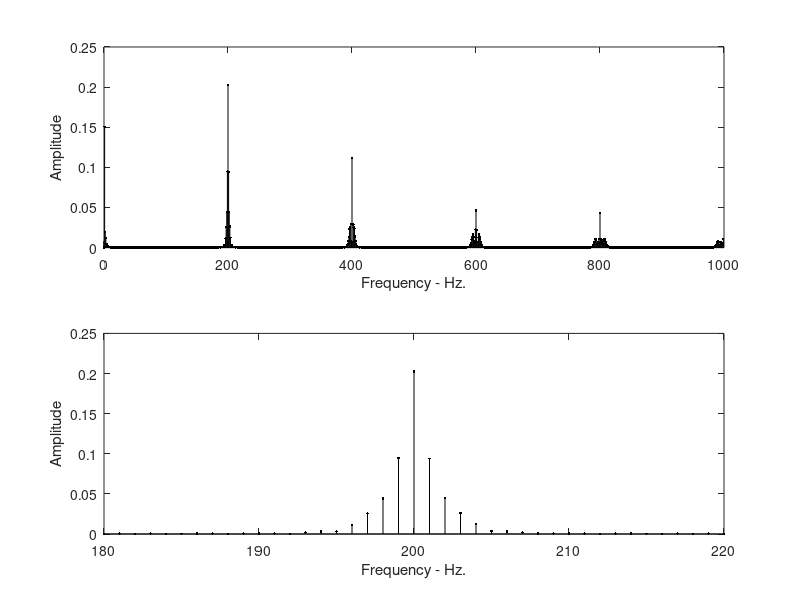

The MATLAB script that drew this image:
%File: c4ce5.m
clear all; %be safe
N = 20000; %FFT size
N_samp = 200; %200 samples per period
f = 1; %frequency
beta = 0.7; %modulation index
period = N/N_samp; %sample period (Ts)
Max_width = beta*N/N_samp; %maximum width
y = zeros(1,N); %initialize
for n=1:N_samp
x = sin(2*pi*f*(n-1)/N_samp);
width = (period/2)+round((Max_width/2)*x);
for k=1:Max_width
nn = (n-1)*period+k;
if k<width
y(nn) = 1; %pulse amplitude
end
end
end
ymm = y-mean(y); %remove mean
z = (1/N)*fft(ymm,N); %compute FFT
subplot(211)
stem(0:999,abs(z(1:1000)),'.k')
xlabel('Frequency - Hz.')
ylabel('Amplitude')
subplot(212)
stem(180:220,abs(z(181:221)),'.k')
xlabel('Frequency - Hz.')
ylabel('Amplitude')
%End of script ﬁle.